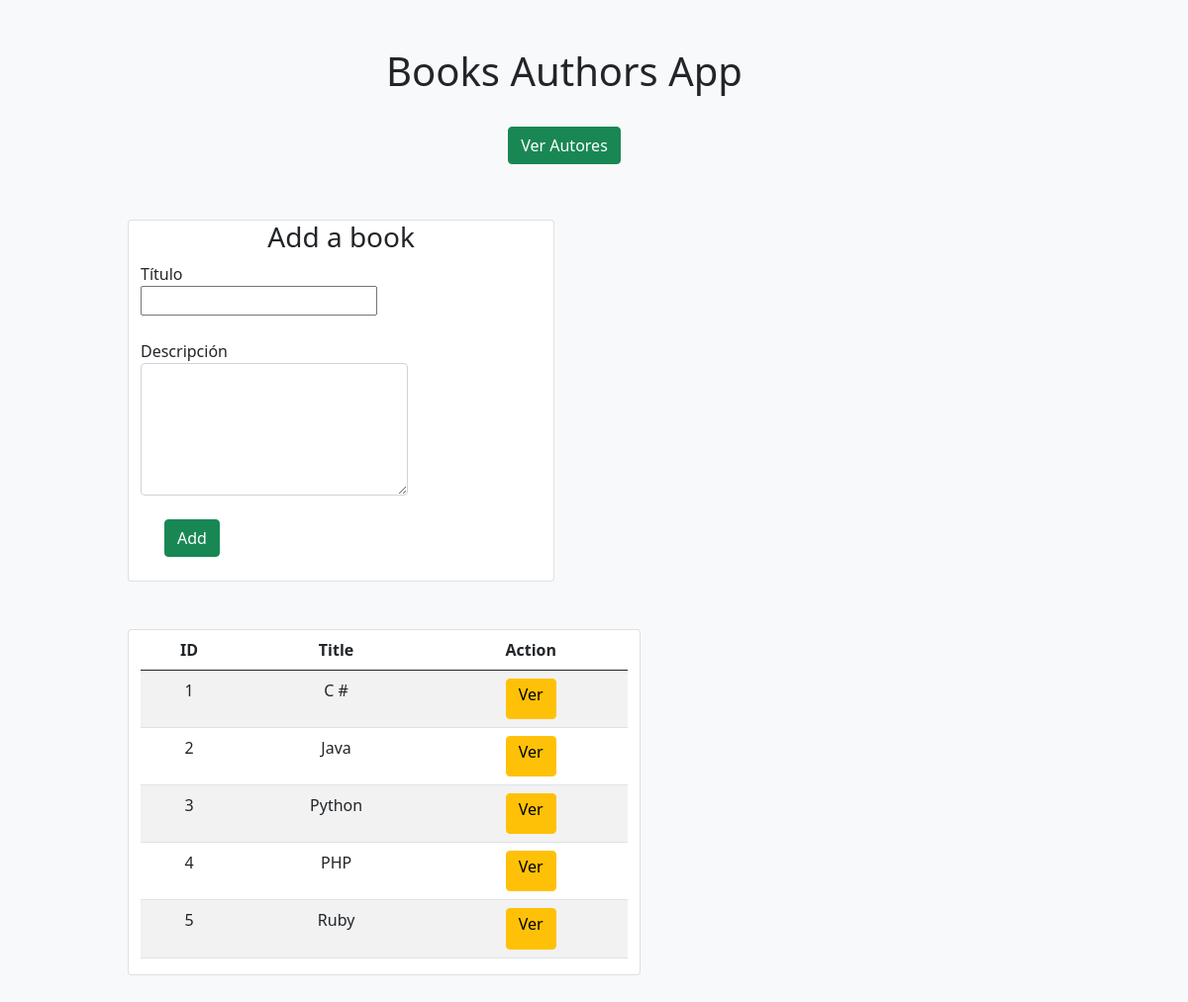
Before: / with the older database file.
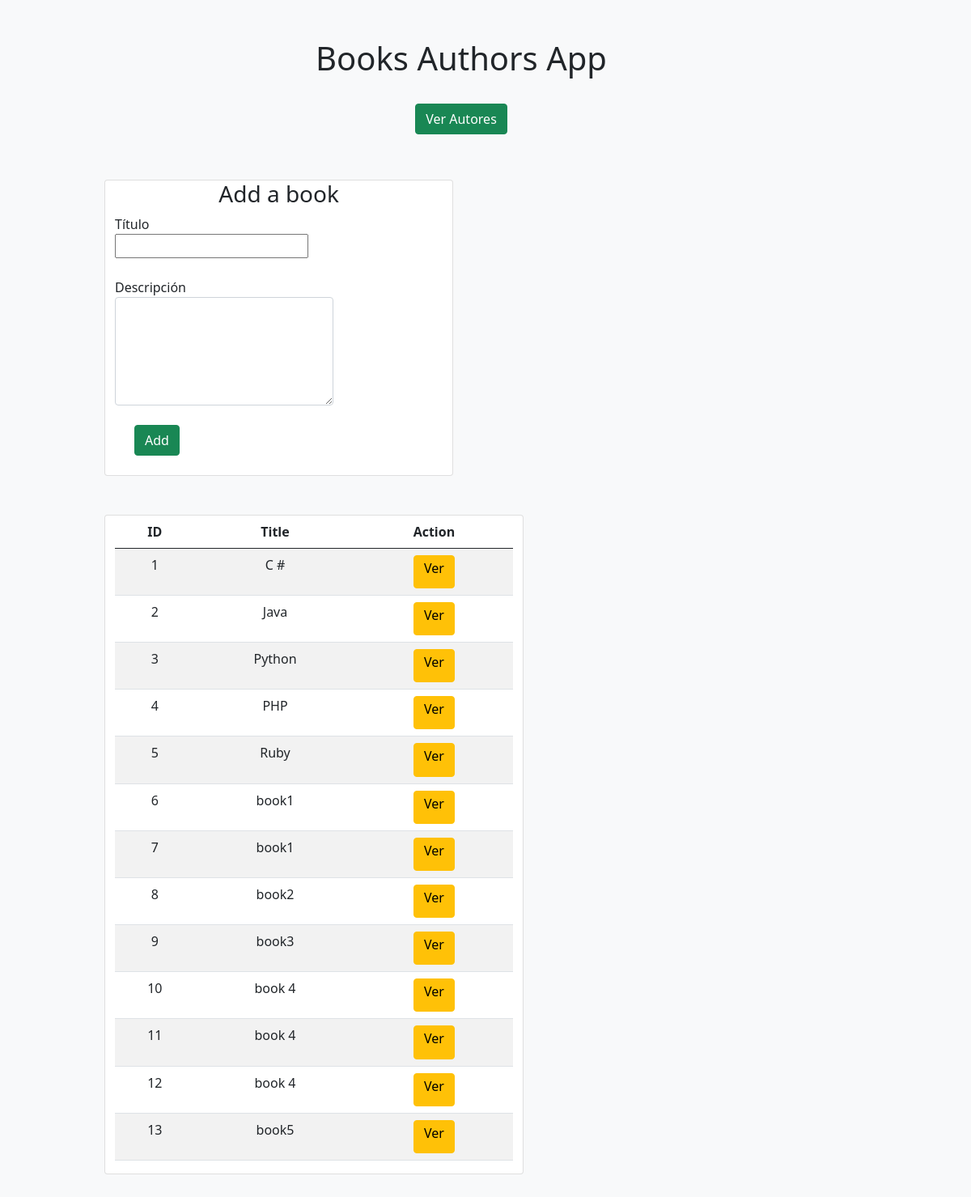
After: the same page with the newer database file.
### books_authors_app/models.py (models this page shows)
class Book(models.Model):
    id = models.AutoField(primary_key=True)
    title = models.CharField(max_length=255)
    description = models.TextField(default="")
    created_at = models.DateTimeField(auto_now_add=True)
    updated_at = models.DateTimeField(auto_now=True)

### books_authors_app/views.py (the view)
# urls.py: path('', views.index),
def index(request):
    context = {
        "lista_libro": Book.objects.all()
    }
    return render(request, 'index.html', context)

### books_authors_app/templates/index.html (shortened to what this page needs)
<!DOCTYPE html>
<html lang="en">
<head>
    <link href="https://cdn.jsdelivr.net/npm/bootstrap@5.0.0/dist/css/bootstrap.min.css" rel="stylesheet">
</head>
<body class='bg-light'>
    <div class='container d-inline-block'>
        <div class="col-sm-6 text-center offset-sm-3 mt-4 p-4 " >
            <h1>Books Authors App</h1>
            <br>
            <h5><a href="authors" class="btn btn-success">Ver Autores</a></h5>
        </div>
        <div class = "row offset-sm-1">
            <div class="card col col-sm-5 d-inline-block m-4">
                <h3 class="text-center">Add a book</h3>
                <form action="add_book" method="POST">
                    <label for="">Título</label><br>
                    <input type="text" name="title">
                    <br><br>
                    <label for="description">Descripción</label>
                    <div class= " col col-sm-8">
                        <textarea name="description" id="description" cols="2" rows="5" class="form-control"></textarea>
                    </div>
                    <div class="col">
                        <button type="submit" class="btn btn-success m-4 text-center offset-sm-3">Add</button>
                    </div>
                </form>
            </div>
            <div class="card col col-sm-6 d-inline-block m-4">
                <table class="table table-striped  text-center  ">
                    <thead>
                        <tr>
                            <th>ID</th>
                            <th>Title</th>
                            <th>Action</th>
                        </tr>
                    </thead>
                    <tbody>
                        {% for libro in lista_libro %}
                        <tr>
                            <td>{{libro.id}}</td>
                            <td>{{libro.title}}</td>
                            <td>
                                <a href="/books/{{libro.id}}/" class="btn btn-outline btn-warning">
                                    <h6>Ver</h6>
                                </a>
                            </td>
                        </tr>
                        {% endfor %}
                    </tbody>
                </table>
            </div>
        </div>
        <br>
    </div>
</body>
</html>

Changed rows visible on the page:
added Book: id "6", title "book1"
added Book: id "7", title "book1"
added Book: id "8", title "book2"
added Book: id "9", title "book3"
added Book: id "10", title "book 4"
added Book: id "11", title "book 4"
added Book: id "12", title "book 4"
added Book: id "13", title "book5"
